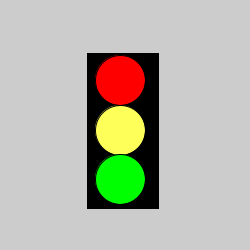
Frame 1 (no input)
Frame 60 (the mouse pressed at the canvas centre just before this capture): identical to frame 1, image omitted
Frame 120 (the mouse held since frame 60 and released just before this capture): identical to frame 1, image omitted

The Processing sketch that drew this single still picture (run headless with seeded random() and noise(); from frame 60 on, the mouse is pressed at the canvas centre):

// Processing sketch: processing_127031
// ── processing_127031.pde


void setup() {  //setup function called initially, only once
  size(250, 250);

}

void draw() {  //draw function loops 
   fill(0,0,0);
     rect(87,53,71,155);
    fill(324,453,89);
      ellipse(120,130,50,50);
    fill(255,0,0);
      ellipse(120,80,50,50);
     fill(0,255,0);
     ellipse(120,179,50,50);
}
